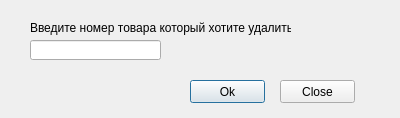
<?xml version="1.0" encoding="UTF-8"?>
<ui version="4.0">
 <class>delElement</class>
 <widget class="QDialog" name="delElement">
  <property name="geometry">
   <rect>
    <x>0</x>
    <y>0</y>
    <width>400</width>
    <height>118</height>
   </rect>
  </property>
  <property name="minimumSize">
   <size>
    <width>400</width>
    <height>118</height>
   </size>
  </property>
  <property name="maximumSize">
   <size>
    <width>400</width>
    <height>118</height>
   </size>
  </property>
  <property name="windowTitle">
   <string>Dialog</string>
  </property>
  <widget class="QLineEdit" name="lineEdit">
   <property name="geometry">
    <rect>
     <x>30</x>
     <y>40</y>
     <width>131</width>
     <height>20</height>
    </rect>
   </property>
  </widget>
  <widget class="QLabel" name="label">
   <property name="geometry">
    <rect>
     <x>30</x>
     <y>20</y>
     <width>261</width>
     <height>16</height>
    </rect>
   </property>
   <property name="text">
    <string>Введите номер товара который хотите удалить:</string>
   </property>
  </widget>
  <widget class="QPushButton" name="pushButton">
   <property name="geometry">
    <rect>
     <x>190</x>
     <y>80</y>
     <width>75</width>
     <height>23</height>
    </rect>
   </property>
   <property name="text">
    <string>Ok</string>
   </property>
  </widget>
  <widget class="QPushButton" name="pushButton_2">
   <property name="geometry">
    <rect>
     <x>280</x>
     <y>80</y>
     <width>75</width>
     <height>23</height>
    </rect>
   </property>
   <property name="text">
    <string>Close</string>
   </property>
  </widget>
 </widget>
 <resources/>
 <connections>
  <connection>
   <sender>pushButton_2</sender>
   <signal>clicked()</signal>
   <receiver>delElement</receiver>
   <slot>close()</slot>
   <hints>
    <hint type="sourcelabel">
     <x>305</x>
     <y>91</y>
    </hint>
    <hint type="destinationlabel">
     <x>343</x>
     <y>23</y>
    </hint>
   </hints>
  </connection>
 </connections>
</ui>
